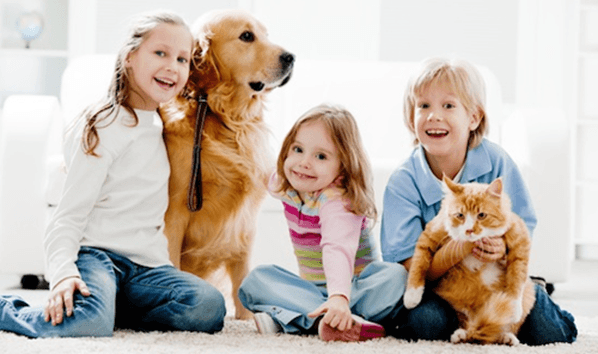
#> input picture Laboratorio13/image02.jpeg, 598 x 354 px
$ python guardar_circulo.py
#> lines starting #> are read from the running program, lines starting #| are printed output that depends on the picture
import cv2

image = cv2.imread("image02.jpeg")
#> image is the input picture: shape (354, 598, 3); mean B, G, R 173.7, 182.4, 193.5
width = image.shape[1]
#> width = 598
height = image.shape[0]
#> height = 354
new_size = (int(width*0.8), int(height*0.8))
#> new_size = (478, 283)
image = cv2.resize(image, new_size)
#> image: shape (283, 478, 3)

font1 = cv2.FONT_HERSHEY_PLAIN
person = 'PERSONA'
cat = 'GATO'
dog = 'PERRO'
fontScale = 0.8
grosorLetra = 2

# Person 1
image = cv2.circle(image, (125, 50), 35, (0, 0, 255), 2, cv2.LINE_AA)
cv2.putText(image, person,  (85, 98), font1, fontScale, (0, 0, 0), grosorLetra, cv2.LINE_AA)
# Dog 1
image = cv2.circle(image, (200, 50), 40, (0, 0, 255), 2, cv2.LINE_AA)
cv2.putText(image, dog,  (180, 100), font1, fontScale, (0, 0, 0), grosorLetra, cv2.LINE_AA)
# Person 2
image = cv2.circle(image, (250, 125), 35, (0, 0, 255), 2, cv2.LINE_AA)
cv2.putText(image, person,  (230, 170), font1, fontScale, (0, 0, 0), grosorLetra, cv2.LINE_AA)
# Person 2
image = cv2.circle(image, (355, 95), 35, (0, 0, 255), 2, cv2.LINE_AA)
cv2.putText(image, person,  (335, 140), font1, fontScale, (0, 0, 0), grosorLetra, cv2.LINE_AA)
# Cat 1
image = cv2.circle(image, (380, 170), 30, (0, 0, 255), 2, cv2.LINE_AA)
cv2.putText(image, cat,  (360, 215), font1, fontScale, (0, 0, 0), grosorLetra, cv2.LINE_AA)
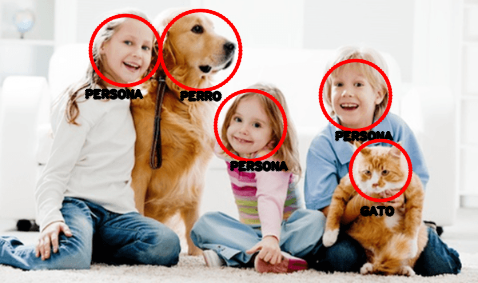
#> image: shape (283, 478, 3); mean B, G, R 167, 175, 192.4

cv2.imwrite('output_circle.png',image)
cv2.waitKey(0)

$ run again, with Laboratorio13/image01.jpeg copied over Laboratorio13/image02.jpeg
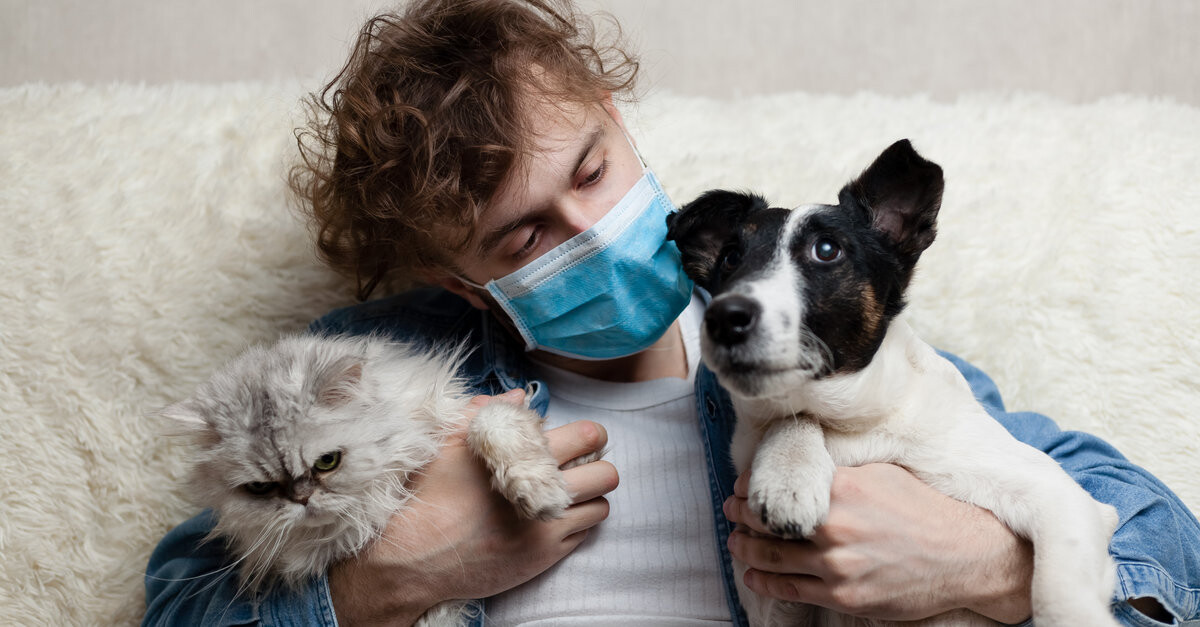
#> input picture Laboratorio13/image01.jpeg, 1200 x 627 px
#> image is the input picture: shape (627, 1200, 3); mean B, G, R 147.2, 151.5, 155.4
#> `cv2.putText(image, cat,  (360, 215), font1, fontScale, (0, 0, 0), gros..`:
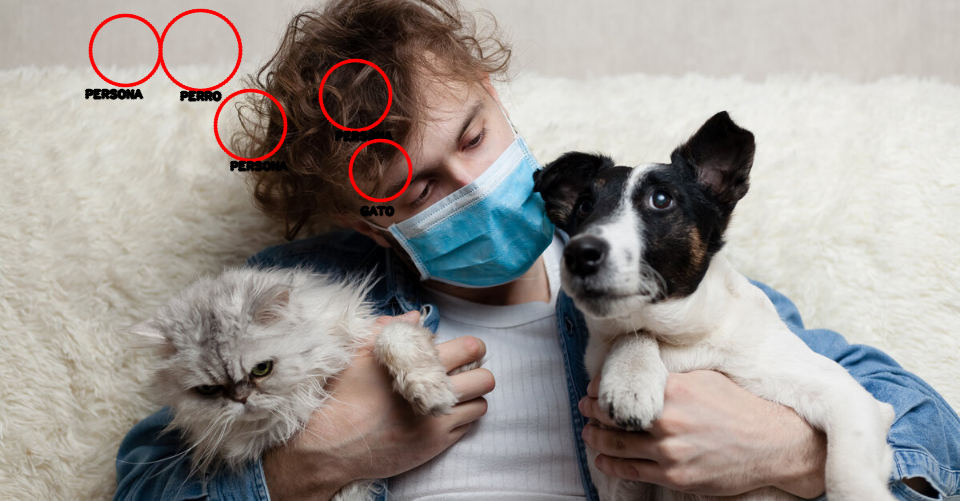
#> image: shape (501, 960, 3); mean B, G, R 145.7, 149.9, 155.7
